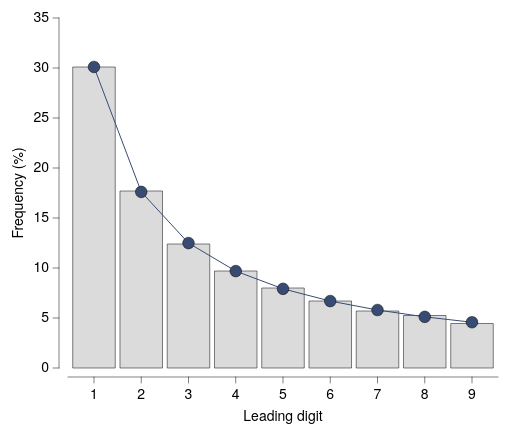

The specification (Vega-Lite) saved for this image:
### Vega-Lite specification from a JSON file in a GitHub repository (floating-point values rounded to 4 significant figures)
{"background": null, "config": {"arc": {"fill": "#DBDBDB", "fillOpacity": 1.0, "innerRadius": 43.75, "padAngle": 0.03, "stroke": "black", "strokeOpacity": 1, "strokeWidth": 0.25}, "area": {"fill": "#DBDBDB", "fillOpacity": 1.0, "stroke": "black", "strokeOpacity": 1, "strokeWidth": 0.25}, "axis": {"domain": true, "domainCap": "round", "domainColor": "black", "domainWidth": 0.25, "grid": false, "gridCap": "round", "gridColor": "#F1F1F1", "gridDash": [0, 0], "gridOpacity": 1.0, "gridWidth": 0.25, "labelColor": "black", "labelFont": "Helvetica Neue, HelveticaNeue, Helvetica, Arial, sans-serif", "labelFontSize": 7, "labelFontStyle": "normal", "labelFontWeight": 400, "offset": 4.5, "ticks": true, "tickCap": "round", "tickColor": "black", "tickRound": false, "tickSize": 3, "tickWidth": 0.25, "titleColor": "black", "titleFont": "Helvetica Neue, HelveticaNeue, Helvetica, Arial, sans-serif", "titleFontSize": 7, "titleFontStyle": "normal", "titleFontWeight": 400}, "axisX": {"domain": true, "labelAlign": "center", "labelAngle": 0, "labels": true, "ticks": true, "translate": 0}, "axisY": {"domain": true, "labelAlign": "right", "labelAngle": 0, "labels": true, "ticks": true, "translate": 0}, "axisRight": {"domain": true, "labelAlign": "left", "labelAngle": 0, "labels": true, "ticks": true, "translate": 0}, "axisTop": {"domain": true, "labelAlign": "center", "labelAngle": 0, "labels": true, "ticks": true, "translate": 0}, "axisBand": {"tickOffset": 0}, "bar": {"fill": "#DBDBDB", "fillOpacity": 1.0, "stroke": "black", "strokeOpacity": 1, "strokeWidth": 0.25}, "boxplot": {"size": 15.75, "ticks": {"cornerRadius": 0.25, "fill": "black", "opacity": 1, "size": 7.875, "thickness": 0.25}, "box": {"fillOpacity": 1.0, "stroke": "black", "strokeOpacity": 1, "strokeWidth": 0.25}, "median": {"cornerRadius": 0, "fill": "black", "fillOpacity": 1.0, "opacity": 1, "size": 15.75, "thickness": 0.25}, "rule": {"fill": "black", "fillOpacity": 1.0, "size": 17.5, "stroke": "black", "strokeDash": [0, 0], "strokeOpacity": 1, "strokeWidth": 0.25}, "outliers": {"color": "black", "fill": "black", "fillOpacity": 1.0, "size": 0, "stroke": "black", "strokeOpacity": 1, "strokeWidth": 0.25}}, "circle": {"fill": "black", "fillOpacity": 1.0, "size": 2.188, "stroke": null, "strokeOpacity": 1, "strokeWidth": 0.25}, "errorband": {"band": {"fillOpacity": 0.6, "stroke": null, "strokeWidth": 0.25, "strokeOpacity": 1}, "borders": {"opacity": 0, "strokeOpacity": 0.25, "strokeWidth": 1}}, "errorbar": {"opacity": 1, "rule": {"strokeDash": [0, 0], "strokeWidth": 0.25}, "ticks": {"color": "black", "cornerRadius": 0.125, "opacity": 1, "size": 10.5, "thickness": 0.25}, "thickness": 0.25}, "font": "Helvetica Neue, HelveticaNeue, Helvetica, Arial, sans-serif", "geoshape": {"fill": "#DBDBDB", "fillOpacity": 1.0, "stroke": "black", "strokeOpacity": 1, "strokeWidth": 0.25}, "header": {"labelColor": "black", "labelFont": "Helvetica Neue, HelveticaNeue, Helvetica, Arial, sans-serif", "labelFontSize": 7, "labelFontStyle": "normal", "labelFontWeight": 400, "titleColor": "black", "titleFont": "Helvetica Neue, HelveticaNeue, Helvetica, Arial, sans-serif", "titleFontSize": 7, "titleFontStyle": "normal", "titleFontWeight": 400, "titlePadding": 0}, "legend": {"disable": false, "offset": 4.5, "titlePadding": 4, "labelOffset": 2, "gradientLabelOffset": 2, "gradientLength": 87.5, "gradientThickness": 8.75, "gradientOpacity": 1.0, "gradientStrokeColor": "black", "gradientStrokeWidth": 0.25, "labelColor": "black", "labelFont": "Helvetica Neue, HelveticaNeue, Helvetica, Arial, sans-serif", "labelFontSize": 7, "labelFontStyle": "normal", "labelFontWeight": 400, "strokeColor": "black", "strokeWidth": 0, "symbolSize": 42, "symbolStrokeColor": "black", "symbolStrokeWidth": 0.25, "titleColor": "black", "titleFont": "Helvetica Neue, HelveticaNeue, Helvetica, Arial, sans-serif", "titleFontSize": 7, "titleFontStyle": "normal", "titleFontWeight": 400}, "line": {"color": "black", "stroke": "black", "strokeCap": "butt", "strokeDash": [0, 0], "strokeOpacity": 1, "strokeWidth": 0.5}, "point": {"filled": true, "fill": "#DBDBDB", "fillOpacity": 1.0, "size": 8.75, "stroke": "black", "strokeOpacity": 1, "strokeWidth": 0.25}, "range": {"category": ["#5CA7B1", "#B7D0EE", "#B7B3E4", "#B3DAB5", "#F5E1B3", "#3D727B", "#809DC7", "#867DAC", "#80A988", "#CBB17A", "#204148", "#546B94", "#584C77", "#507B5F", "#9D824D"], "diverging": {"scheme": ["#6F572A", "#876E43", "#9E875F", "#B5A17F", "#CABBA2", "#DCD6CC", "#F4F1E9", "#C9D7DA", "#9DBFC6", "#78A5AF", "#558B96", "#36717C", "#1A5762"]}, "heatmap": {"scheme": ["#32022B", "#43044D", "#4C196E", "#4D338C", "#484DA6", "#3A68BB", "#1D83CA", "#1D9CCB", "#23B5C9", "#28CDC5", "#4DE0B4", "#91EE9F"]}, "ordinal": {"scheme": ["#F1F1F1", "#DBDBDB", "#C6C6C6", "#B2B2B2", "#9D9D9D", "#898989", "#767676", "#636363", "#515151", "#404040", "#2F2F2F", "#1F1F1F"]}, "ramp": {"scheme": ["#32022B", "#43044D", "#4C196E", "#4D338C", "#484DA6", "#3A68BB", "#1D83CA", "#1D9CCB", "#23B5C9", "#28CDC5", "#4DE0B4", "#91EE9F"]}}, "rule": {"color": "black", "stroke": "black", "strokeCap": "round", "strokeDash": [2, 2], "strokeOpacity": 1, "strokeWidth": 0.25}, "scale": {"bandPaddingInner": 0.1, "bandPaddingOuter": 0.1, "round": false}, "rect": {"fill": "#DBDBDB", "fillOpacity": 1.0, "stroke": "black", "strokeOpacity": 1, "strokeWidth": 0.25}, "square": {"fill": "#DBDBDB", "fillOpacity": 1.0, "size": 17.5, "stroke": "black", "strokeOpacity": 1, "strokeWidth": 0.25}, "text": {"color": "black", "font": "Helvetica Neue, HelveticaNeue, Helvetica, Arial, sans-serif", "fontSize": 7, "fontStyle": "normal", "fontWeight": 400}, "tick": {"color": "black", "cornerRadius": 0.125, "opacity": 1.0, "size": 15.75, "thickness": 0.25}, "title": {"anchor": "middle", "frame": "group", "color": "black", "font": "Helvetica Neue, HelveticaNeue, Helvetica, Arial, sans-serif", "fontSize": 7, "fontStyle": "normal", "fontWeight": 400, "subtitleColor": "black", "subtitleFont": "Helvetica Neue, HelveticaNeue, Helvetica, Arial, sans-serif", "subtitleFontSize": "Helvetica Neue, HelveticaNeue, Helvetica, Arial, sans-serif", "subtitleFontStyle": "normal", "subtitleFontWeight": 400}, "trail": {"color": "black", "opacity": 1, "size": 0.5}, "view": {"continuousWidth": 215, "continuousHeight": 175, "discreteWidth": 215, "discreteHeight": 175, "fill": null, "stroke": null, "strokeWidth": 0.25}}, "layer": [{"mark": {"type": "bar"}, "encoding": {"x": {"field": "digit", "title": "Leading digit", "type": "ordinal"}, "y": {"field": "observed", "scale": {"domain": [0, 34]}, "title": "Frequency (%)", "type": "quantitative"}}}, {"mark": {"type": "line", "color": "#384C73", "point": {"color": "#384C73", "filled": true, "size": 34}}, "encoding": {"x": {"field": "digit", "title": "Leading digit", "type": "ordinal"}, "y": {"field": "benford", "type": "quantitative"}}}], "data": {"name": "data-2e7c821776759917b4b996fe6adfde92"}, "$schema": "https://vega.github.io/schema/vega-lite/v6.4.1.json", "datasets": {"data-2e7c821776759917b4b996fe6adfde92": [{"digit": 1, "observed": 30.1, "benford": 30.1}, {"digit": 2, "observed": 17.7, "benford": 17.61}, {"digit": 3, "observed": 12.4, "benford": 12.49}, {"digit": 4, "observed": 9.7, "benford": 9.691}, {"digit": 5, "observed": 8.0, "benford": 7.918}, {"digit": 6, "observed": 6.7, "benford": 6.695}, {"digit": 7, "observed": 5.7, "benford": 5.799}, {"digit": 8, "observed": 5.25, "benford": 5.115}, {"digit": 9, "observed": 4.45, "benford": 4.576}]}}
